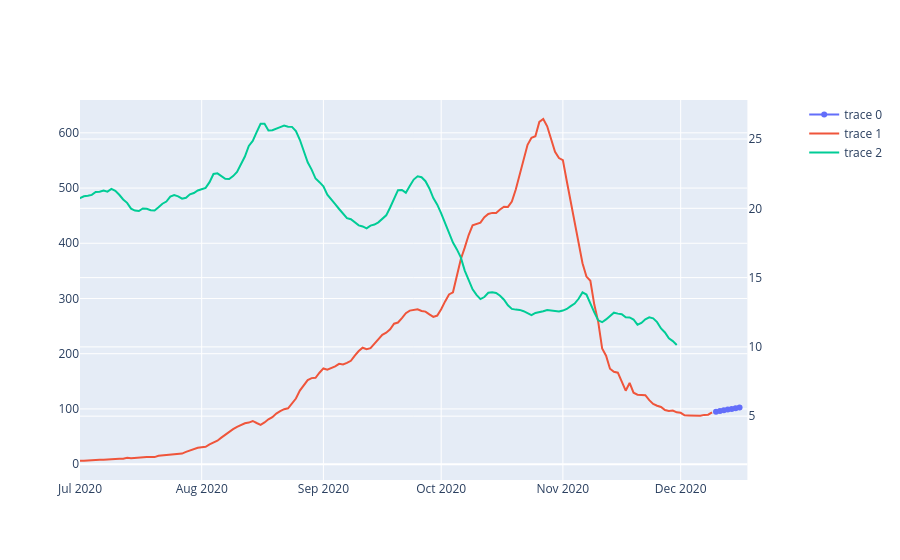

Notebook source saved alongside this figure:
### Code cell
"""import plotly.graph_objects as go
from plotly.subplots import make_subplots
temperatures=pd.read_csv(PATH+"data/france/temperature-quotidienne-departementale.csv", sep=";")

fig = make_subplots(specs=[[{"secondary_y": True}]])
dep="Paris"
dep_num = df_incid_departements[df_incid_departements["departmentName"]=="Paris"]["dep"].values[0]

fig.add_trace(go.Scatter(
    x=df_incid_pred[df_incid_pred["departementName"]==dep]["jour"],
    y=df_incid_pred[df_incid_pred["departementName"]==dep]["pred_incidence"] ))

fig.add_trace(go.Scatter(
    x=df_incid_departements[df_incid_departements["departmentName"]==dep]["jour"],
    y=df_incid_departements[df_incid_departements["departmentName"]==dep]["incidence"] ))

fig.add_trace(go.Scatter(
    x=temperatures[temperatures["code_insee_departement"]==dep_num].sort_values(["date_obs"])["date_obs"],
    y=temperatures[temperatures["code_insee_departement"]==dep_num].sort_values(["date_obs"])["tmoy"].rolling(window=14, center=True).mean().shift(10) ), secondary_y=True)
fig.update_xaxes(range=["2020-07-01", "2020-12-18"])
fig.show()"""

### Figure 1 — Plotly figure (JSON) as saved in the notebook; plotly's stock layout.template omitted (floating-point values rounded to 4 significant figures; data arrays with more than 128 entries replaced by an {"elided": "..."} marker saying what was removed)
{"data": [{"type": "scatter", "x": ["2020-12-10", "2020-12-11", "2020-12-12", "2020-12-13", "2020-12-14", "2020-12-15", "2020-12-16"], "y": [95.01, 96.25, 97.5, 98.76, 100.0, 101.3, 102.7]}, {"type": "scatter", "x": {"elided": "211 str values"}, "y": {"elided": "211 float values"}}, {"type": "scatter", "x": {"elided": "1065 str values"}, "xaxis": "x", "y": {"elided": "1065 float values"}, "yaxis": "y2"}], "layout": {"xaxis": {"anchor": "y", "domain": [0, 0.94], "range": ["2020-07-01", "2020-12-18"]}, "yaxis": {"anchor": "x", "domain": [0, 1]}, "yaxis2": {"anchor": "x", "overlaying": "y", "side": "right"}}}
